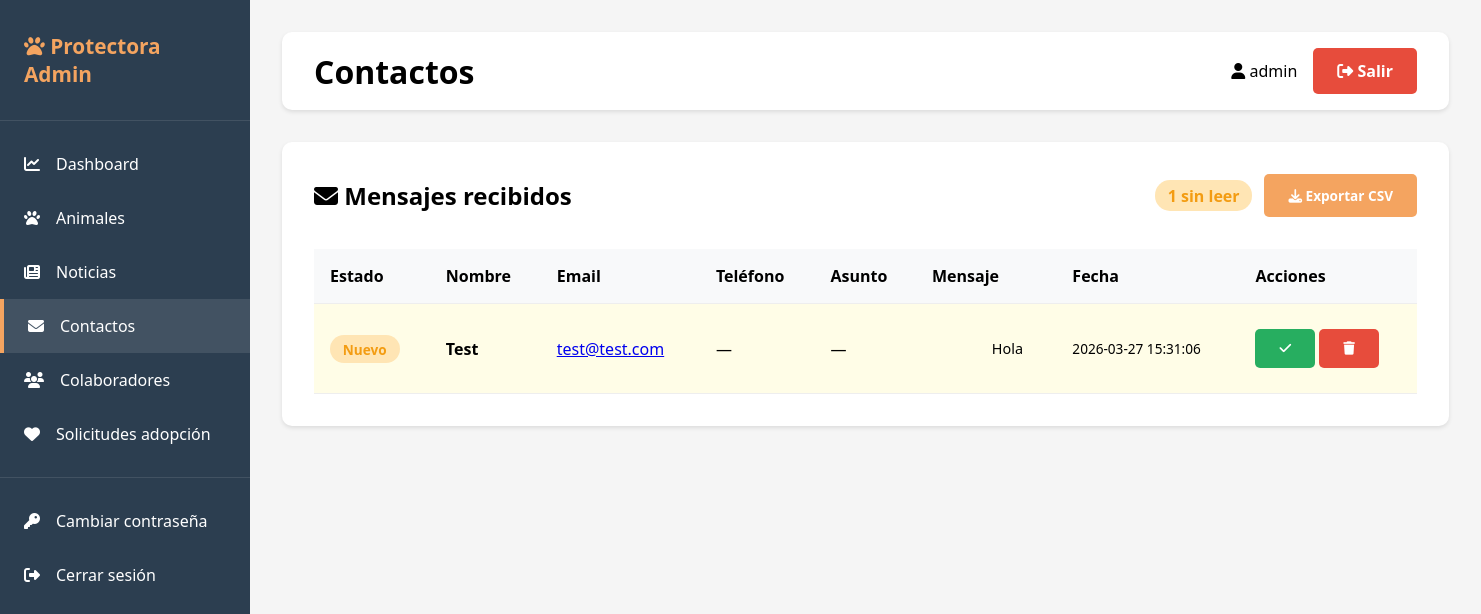
/admin/contacts (signed in), run on an earlier commit of the app's database.
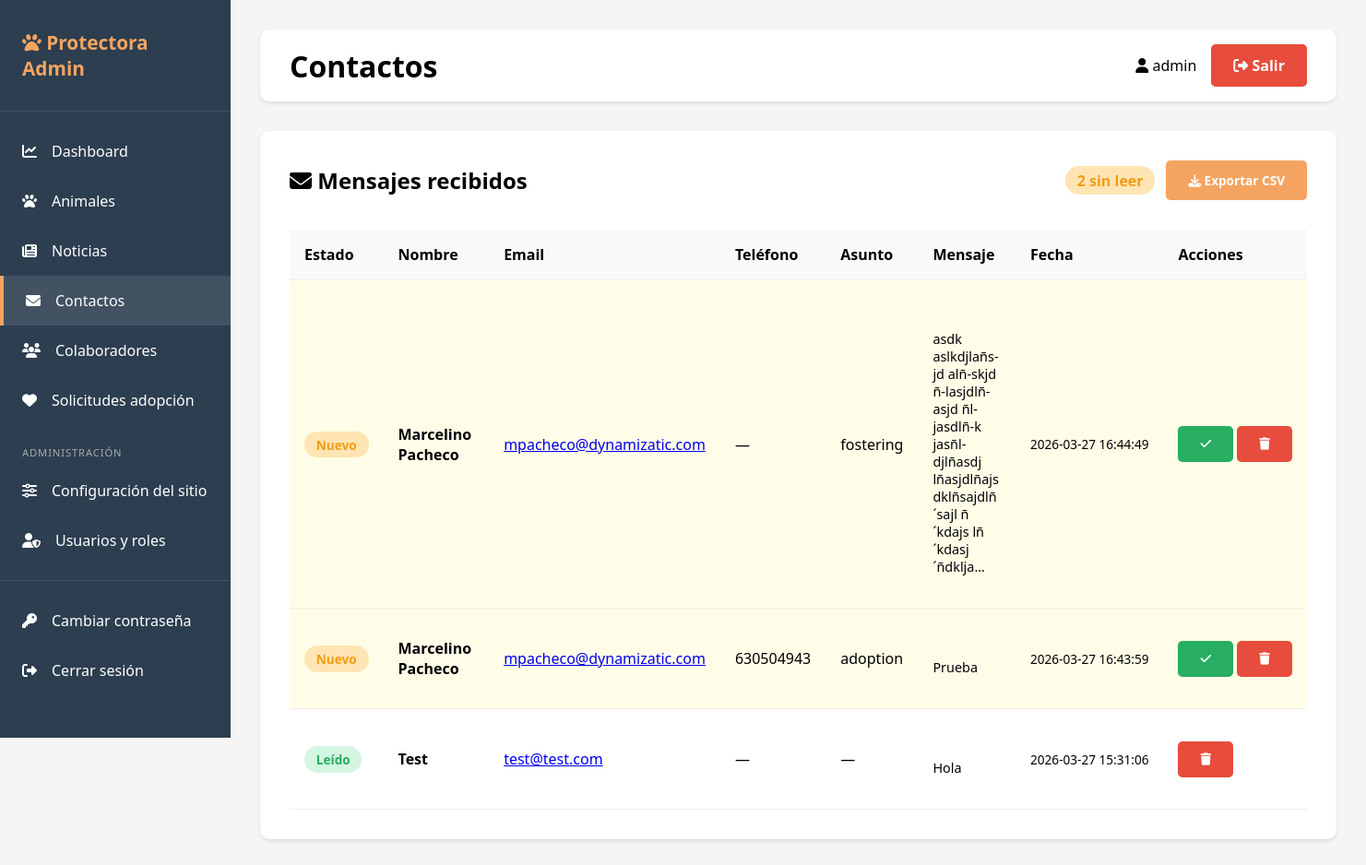
And on a later commit of the database.
### tables this page shows
CREATE TABLE contacts (
                id INTEGER PRIMARY KEY AUTOINCREMENT,
                name TEXT NOT NULL,
                email TEXT NOT NULL,
                phone TEXT,
                subject TEXT,
                message TEXT,
                read BOOLEAN DEFAULT 0,
                created_at TIMESTAMP DEFAULT CURRENT_TIMESTAMP
            );

### app.py (the view)
@app.route('/admin/contacts')
@login_required
def list_contacts():
    db = get_db()
    contacts = db.execute('SELECT * FROM contacts ORDER BY created_at DESC').fetchall()
    return render_template('contacts.html', contacts=contacts)

### app.py (called while the page is built)
def generate_csrf_token():
    if '_csrf_token' not in session:
        session['_csrf_token'] = secrets.token_hex(32)
    return session['_csrf_token']

def get_db():
    db = sqlite3.connect(DATABASE)
    db.row_factory = sqlite3.Row
    return db

def login_required(f):
    @wraps(f)
    def decorated_function(*args, **kwargs):
        if 'user_id' not in session:
            return redirect(url_for('login'))
        return f(*args, **kwargs)
    return decorated_function

### templates/contacts.html (shortened to what this page needs)
{% extends "base.html" %}
{% block page_title %}Contactos{% endblock %}
{% block content %}
<div style="display: flex; justify-content: space-between; align-items: center; margin-bottom: 2rem;">
    <h2><i class="fas fa-envelope"></i> Mensajes recibidos</h2>
    <div style="display:flex; gap:.75rem; align-items:center;">
        <span class="badge badge-warning" style="font-size: 1rem;">
            {{ contacts | selectattr('read', 'equalto', 0) | list | length }} sin leer
        </span>
        <a href="{{ url_for('export_contacts_csv') }}" class="btn btn-primary" style="font-size:.85rem;">
            <i class="fas fa-download"></i> Exportar CSV
        </a>
    </div>
</div>
{% if contacts %}
<table class="table">
    <thead>
        <tr>
            <th>Estado</th>
            <th>Nombre</th>
            <th>Email</th>
            <th>Teléfono</th>
            <th>Asunto</th>
            <th>Mensaje</th>
            <th>Fecha</th>
            <th>Acciones</th>
        </tr>
    </thead>
    <tbody>
        {% for contact in contacts %}
        <tr style="{{ 'background:#fffde7;' if not contact.read else '' }}">
            <td>
                {% if contact.read %}
                <span class="badge badge-success">Leído</span>
                {% else %}
                <span class="badge badge-warning">Nuevo</span>
                {% endif %}
            </td>
            <td><strong>{{ contact.name }}</strong></td>
            <td><a href="mailto:{{ contact.email }}">{{ contact.email }}</a></td>
            <td>{{ contact.phone or '—' }}</td>
            <td>{{ contact.subject or '—' }}</td>
            <td style="max-width: 250px; white-space: pre-wrap; word-break: break-word; font-size: 0.9rem;">
                {{ contact.message[:120] }}{% if contact.message|length > 120 %}…{% endif %}
            </td>
            <td style="white-space: nowrap; font-size: 0.85rem;">{{ contact.created_at }}</td>
            <td style="white-space: nowrap;">
                {% if not contact.read %}
                <form method="POST" action="{{ url_for('mark_contact_read', contact_id=contact.id) }}" style="display:inline;">
                    <button type="submit" class="btn btn-success btn-sm" title="Marcar como leído">
                        <i class="fas fa-check"></i>
                    </button>
                </form>
                {% endif %}
                <form method="POST" action="{{ url_for('delete_contact', contact_id=contact.id) }}" style="display:inline;"
                      onsubmit="return confirm('¿Eliminar este mensaje?');">
                    <button type="submit" class="btn btn-danger btn-sm" title="Eliminar">
                        <i class="fas fa-trash"></i>
                    </button>
                </form>
            </td>
        </tr>
        {% endfor %}
    </tbody>
</table>
{% else %}
<div style="text-align: center; padding: 3rem;">
    <i class="fas fa-inbox" style="font-size: 4rem; color: #ddd; margin-bottom: 1rem;"></i>
    <h3 style="color: #666;">No hay mensajes de contacto</h3>
    <p style="color: #999;">Cuando alguien rellene el formulario de contacto, aparecerá aquí.</p>
</div>
{% endif %}
{% endblock %}

What changed in the data, as far as the page shows it:
added contacts: read "Nuevo", name "Marcelino Pacheco", email "mpacheco@dynamizatic.com", phone "—", subject "fostering", message "asdk aslkdjlañs-jd alñ-skjd ñ-lasjdlñ-asjd ñl-jasdlñ-k jasñl-djlñasdj lñasjdlñajsdklñsajdlñ´sajl ñ´kdajs lñ´kdasj´ñdklja", created_at "2026-03-27 16:44:49"
added contacts: read "Nuevo", name "Marcelino Pacheco", email "mpacheco@dynamizatic.com", phone "630504943", subject "adoption", message "Prueba", created_at "2026-03-27 16:43:59"
changed contacts "Test": read "Nuevo" → "Leído"
Also different on the page:
{{ contacts | selectattr('read', 'equalto', 0) | list | length }}: "1" → "2"
text now shown: "ADMINISTRACIÓN Configuración del sitio Usuarios y roles"
